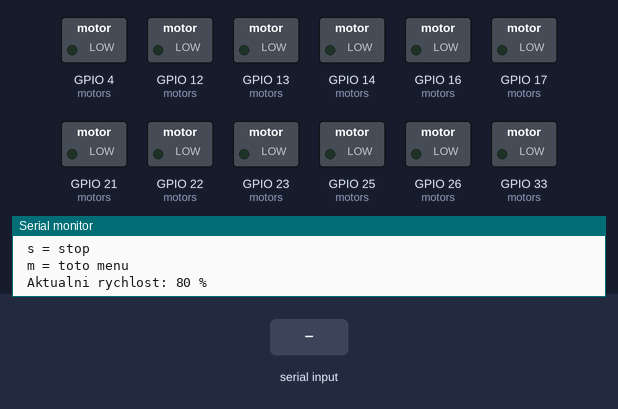
Simulated run of this sketch. Board: ESP32. On the bench: switched loads named in the sketch (green lamp = pin HIGH), the last lines printed to the serial monitor. The test bench sets the inputs (shaded band).

Above: at 1.7 s.
1.8 s: "1" received over Serial
At 3.1 s:
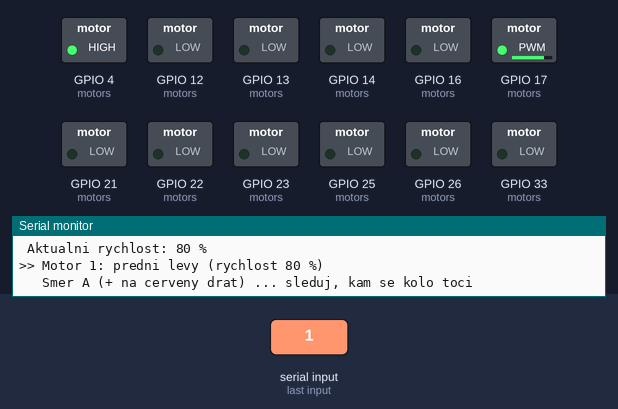
4.8 s: "2" received over Serial
At 10.1 s:
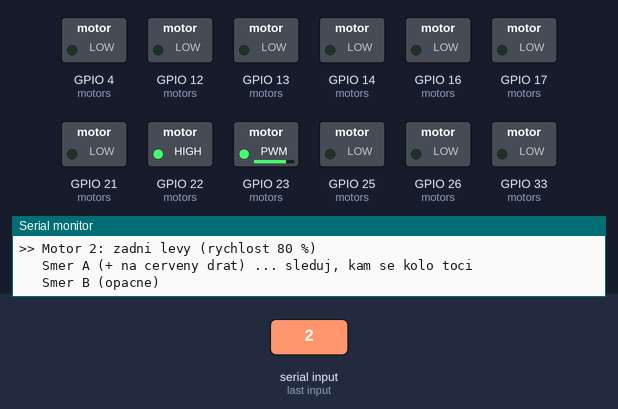
10.7 s: "3" received over Serial
At 11.8 s:
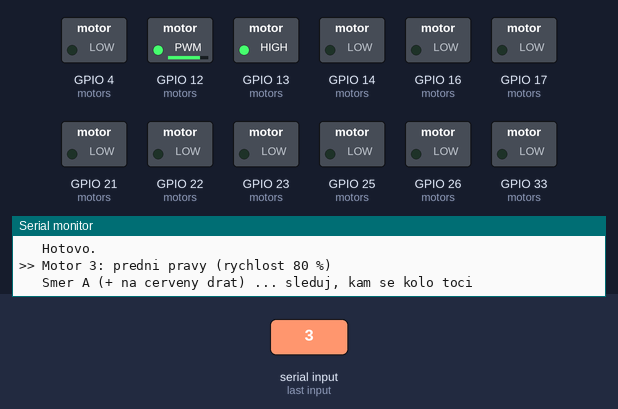
13.7 s: "4" received over Serial
At 16.7 s:
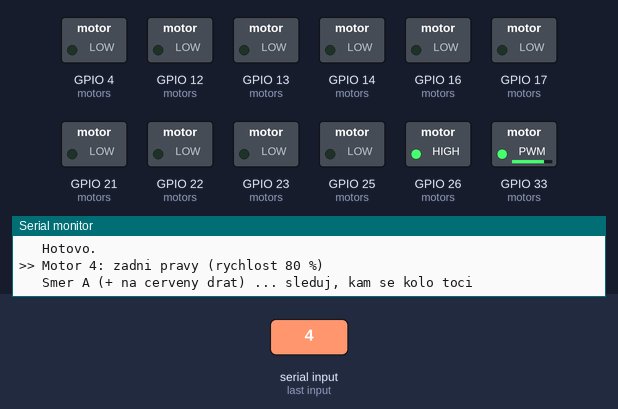
19.7 s: "a" received over Serial
At 21.5 s:
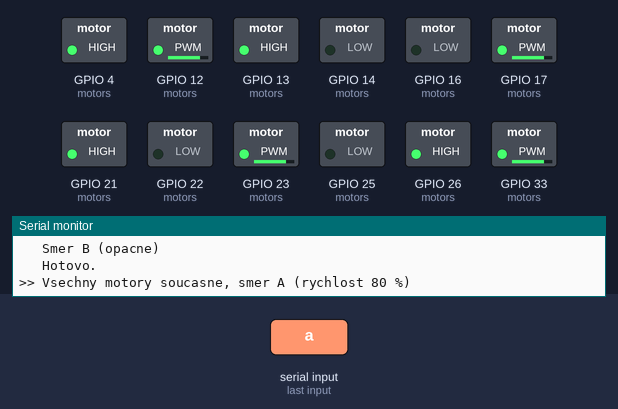
22.7 s: "b" received over Serial
At 23.7 s:
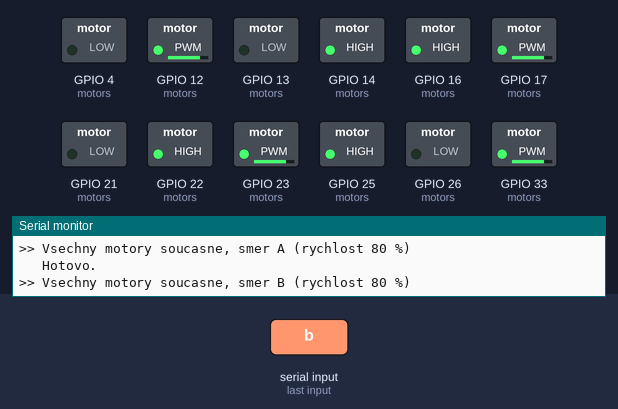
Timing chart, 0 to 26.2 s (numbered marks = the images above; inputs shaded):
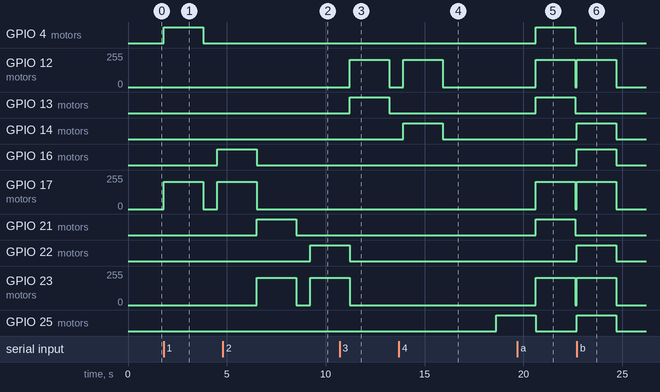

Measured:
- after the input at 1.8 s, GPIO 4 (motors): LOW → HIGH at once, → LOW 2.0 s later; GPIO 16 (motors): LOW → HIGH after 2.7 s; GPIO 17 (motors): 0/255 → 203/255 at once, → 0/255 2.0 s later, → 203/255 0.70 s later
- after the input at 4.8 s, GPIO 21 (motors): LOW → HIGH after 1.7 s, → LOW 2.0 s later; GPIO 22 (motors): LOW → HIGH after 4.4 s; GPIO 23 (motors): 0/255 → 203/255 after 1.7 s, → 0/255 2.0 s later, → 203/255 0.70 s later
- after the input at 10.7 s, GPIO 12 (motors): 0/255 → 203/255 after 0.51 s, → 0/255 2.0 s later; GPIO 13 (motors): LOW → HIGH after 0.51 s, → LOW 2.0 s later
- after the input at 13.7 s, GPIO 25 (motors): LOW → HIGH after 4.9 s; GPIO 26 (motors): LOW → HIGH after 2.2 s, → LOW 2.0 s later; GPIO 33 (motors): 0/255 → 203/255 after 2.2 s, → 0/255 2.0 s later, → 203/255 0.70 s later
- after the input at 19.7 s, GPIO 4 (motors), GPIO 13 (motors), GPIO 21 (motors), GPIO 26 (motors): LOW → HIGH after 0.92 s, → LOW 2.0 s later; GPIO 12 (motors), GPIO 17 (motors), GPIO 23 (motors): 0/255 → 203/255 after 0.92 s, → 0/255 2.0 s later; GPIO 33 (motors): 203/255 → 0/255 after 2.9 s instead of 0.92 s
- after the input at 22.7 s, GPIO 12 (motors), GPIO 17 (motors), GPIO 23 (motors), GPIO 33 (motors): 0/255 → 203/255 at once, → 0/255 2.0 s later; GPIO 14 (motors), GPIO 16 (motors), GPIO 22 (motors), GPIO 25 (motors): LOW → HIGH at once, → LOW 2.0 s later

The sketch:

test_motoru.ino
```cpp
/*
  TEST MOTORŮ – mecanum autíčko
  ESP32 DevKit V1 (30 pinů) + 2× L298N

  Zapojení:
    Levý driver:  přední levý  = OUT3/OUT4 (IN3=D4,  IN4=D16, ENB=D17)
                  zadní levý   = OUT1/OUT2 (IN1=D21, IN2=D22, ENA=D23)
    Pravý driver: přední pravý = OUT3/OUT4 (IN3=D13, IN4=D14, ENB=D12)
                  zadní pravý  = OUT1/OUT2 (IN1=D26, IN2=D25, ENA=D33)
    Červený drát motoru je vždy v lichém OUT.
    Jumpery ENA/ENB na driverech MUSÍ být sundané.

  Postup:
    1. Vyndej baterky z 4× AA (ESP32 jede z USB), 8× AA zapni.
    2. Zvedni auto, aby kola visela ve vzduchu.
    3. Otevři Serial Monitor na 115200 baud a posílej příkazy (viz menu).
*/

#include <Arduino.h>

struct Motor {
  const char* name;
  uint8_t inOdd;   // IN1 nebo IN3 – HIGH = "+" na červený drát
  uint8_t inEven;  // IN2 nebo IN4
  uint8_t en;      // ENA nebo ENB – PWM rychlost
};

Motor motors[4] = {
  {"predni levy",  4,  16, 17},
  {"zadni levy",   21, 22, 23},
  {"predni pravy", 13, 14, 12},
  {"zadni pravy",  26, 25, 33},
};

const uint32_t PWM_FREQ = 1000;   // Hz
const uint8_t  PWM_RES  = 8;      // 0–255
const unsigned long RUN_MS = 2000; // jak dlouho motor běží v jednom směru

int speedPct = 80;                // rychlost v procentech

// ---------- PWM (funguje s ESP32 Arduino core 2.x i 3.x) ----------
void pwmSetup(uint8_t index) {
  uint8_t pin = motors[index].en;
#if defined(ESP_ARDUINO_VERSION_MAJOR) && ESP_ARDUINO_VERSION_MAJOR >= 3
  ledcAttach(pin, PWM_FREQ, PWM_RES);
  ledcWrite(pin, 0);
#else
  ledcSetup(index, PWM_FREQ, PWM_RES);
  ledcAttachPin(pin, index);
  ledcWrite(index, 0);
#endif
}

void pwmWrite(uint8_t index, uint8_t duty) {
#if defined(ESP_ARDUINO_VERSION_MAJOR) && ESP_ARDUINO_VERSION_MAJOR >= 3
  ledcWrite(motors[index].en, duty);
#else
  ledcWrite(index, duty);
#endif
}

// ---------- Ovládání motoru ----------
// dir: 1 = lichý IN HIGH (+ na červený), -1 = opačně, 0 = stop
void setMotor(uint8_t i, int dir) {
  if (dir == 0) {
    pwmWrite(i, 0);
    digitalWrite(motors[i].inOdd, LOW);
    digitalWrite(motors[i].inEven, LOW);
    return;
  }
  digitalWrite(motors[i].inOdd,  dir > 0 ? HIGH : LOW);
  digitalWrite(motors[i].inEven, dir > 0 ? LOW  : HIGH);
  pwmWrite(i, map(speedPct, 0, 100, 0, 255));
}

void stopAll() {
  for (uint8_t i = 0; i < 4; i++) setMotor(i, 0);
}

void testMotor(uint8_t i) {
  Serial.printf("\n>> Motor %d: %s (rychlost %d %%)\n", i + 1, motors[i].name, speedPct);

  Serial.println("   Smer A (+ na cerveny drat) ... sleduj, kam se kolo toci");
  setMotor(i, 1);
  delay(RUN_MS);
  setMotor(i, 0);
  delay(700);

  Serial.println("   Smer B (opacne)");
  setMotor(i, -1);
  delay(RUN_MS);
  setMotor(i, 0);

  Serial.println("   Hotovo.");
}

void testAll(int dir) {
  Serial.printf("\n>> Vsechny motory soucasne, smer %s (rychlost %d %%)\n",
                dir > 0 ? "A" : "B", speedPct);
  for (uint8_t i = 0; i < 4; i++) setMotor(i, dir);
  delay(RUN_MS);
  stopAll();
  Serial.println("   Hotovo.");
}

void printMenu() {
  Serial.println("\n===== TEST MOTORU =====");
  Serial.println(" 1 = predni levy");
  Serial.println(" 2 = zadni levy");
  Serial.println(" 3 = predni pravy");
  Serial.println(" 4 = zadni pravy");
  Serial.println(" a = vsechny smer A");
  Serial.println(" b = vsechny smer B");
  Serial.println(" + / - = rychlost o 10 %");
  Serial.println(" s = stop");
  Serial.println(" m = toto menu");
  Serial.printf(" Aktualni rychlost: %d %%\n", speedPct);
}

void setup() {
  // Nejdřív bezpečně vypnout EN piny, aby motory při startu necukly
  for (uint8_t i = 0; i < 4; i++) {
    pinMode(motors[i].en, OUTPUT);
    digitalWrite(motors[i].en, LOW);
    pinMode(motors[i].inOdd, OUTPUT);
    pinMode(motors[i].inEven, OUTPUT);
    digitalWrite(motors[i].inOdd, LOW);
    digitalWrite(motors[i].inEven, LOW);
    pwmSetup(i);
  }

  Serial.begin(115200);
  delay(500);
  printMenu();
}

void loop() {
  if (!Serial.available()) return;

  char c = Serial.read();
  switch (c) {
    case '1': case '2': case '3': case '4':
      testMotor(c - '1');
      break;
    case 'a': testAll(1);  break;
    case 'b': testAll(-1); break;
    case '+':
      speedPct = min(100, speedPct + 10);
      Serial.printf("Rychlost: %d %%\n", speedPct);
      break;
    case '-':
      speedPct = max(0, speedPct - 10);
      Serial.printf("Rychlost: %d %%\n", speedPct);
      break;
    case 's':
      stopAll();
      Serial.println("STOP");
      break;
    case 'm': printMenu(); break;
    default: break; // ignoruje Enter a jiné znaky
  }
}
```
